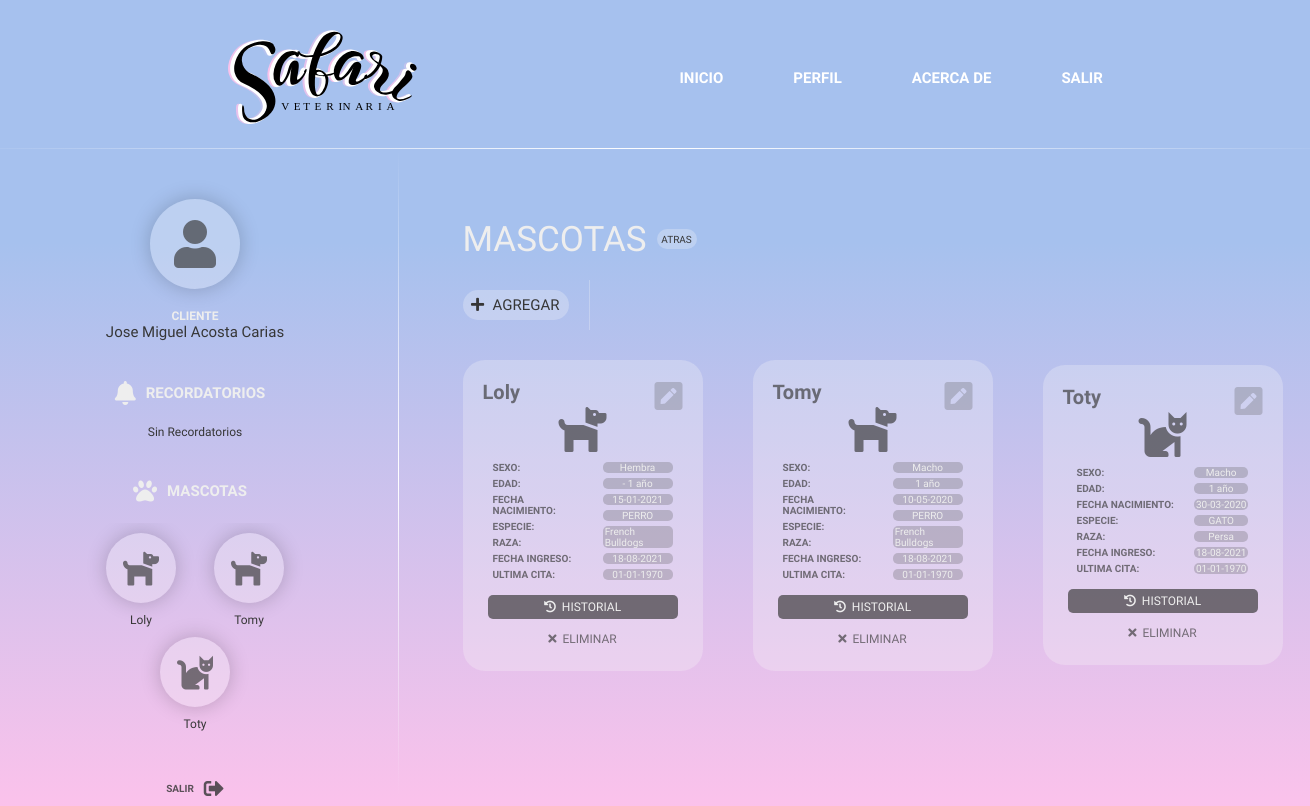
/Proyecto/modules/cliente/mascotas/mascotas.php (signed in), run on an earlier commit of the app's database.
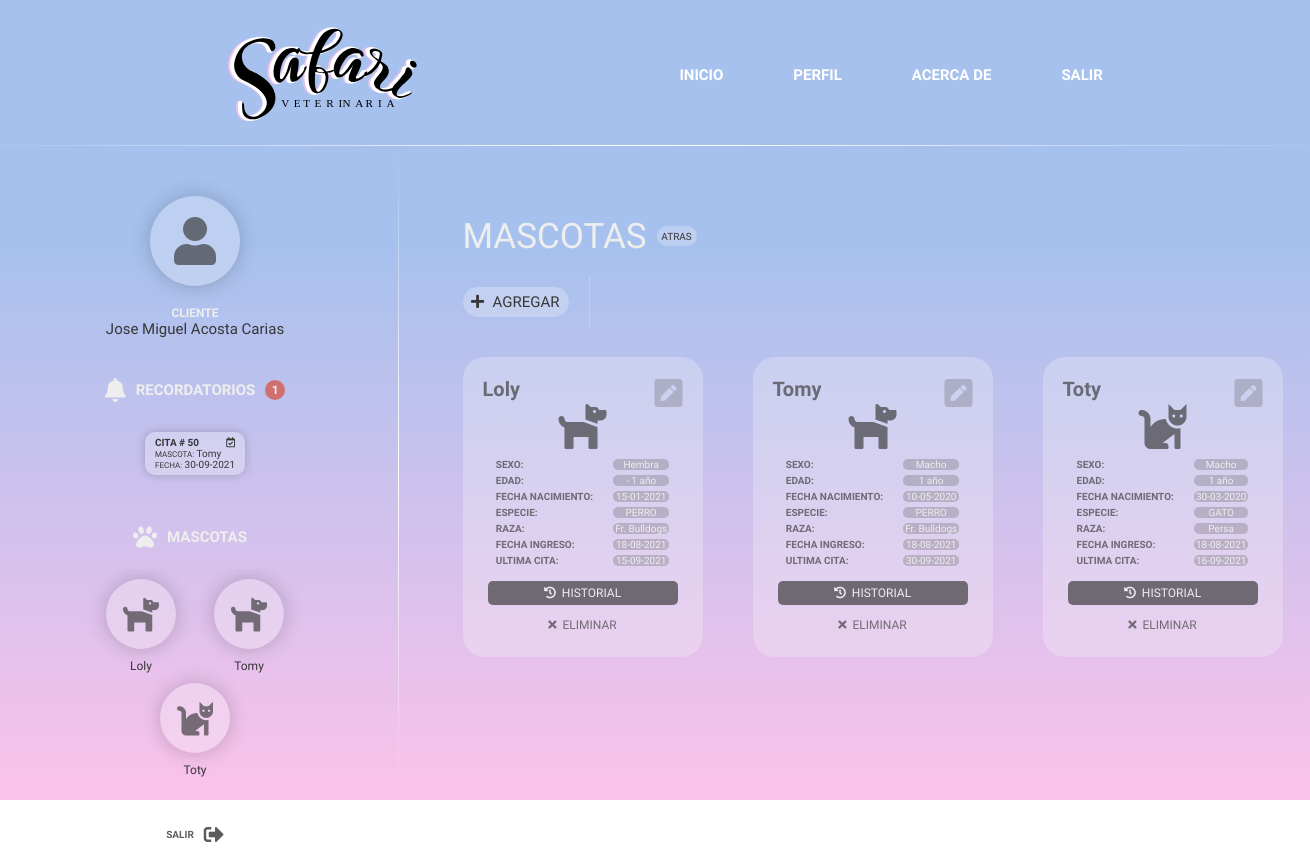
And on a later commit of the database.
### tables this page shows
CREATE TABLE `mascotas` (
  `Id_Mascota` int(6) NOT NULL,
  `Id_Cliente` int(6) NOT NULL,
  `Nombre_Mascota` varchar(15) NOT NULL,
  `Fecha_Mascota` date NOT NULL,
  `Edad_Mascota` int(2) GENERATED ALWAYS AS (year(current_timestamp()) - year(`Fecha_Mascota`)) VIRTUAL,
  `Sexo` varchar(10) NOT NULL,
  `Id_Especie` int(6) NOT NULL,
  `Id_Raza` int(6) NOT NULL,
  `Fecha_Registro` date DEFAULT current_timestamp()
);

CREATE TABLE `tipo_especies` (
  `Id_Especie` int(6) NOT NULL,
  `Tipo_Especie` varchar(25) NOT NULL
);

CREATE TABLE `razas` (
  `Id_Raza` int(6) NOT NULL,
  `Id_Especie` int(6) NOT NULL,
  `Nombre_Raza` varchar(50) NOT NULL
);

CREATE TABLE `citas` (
  `Id_Cita` int(10) NOT NULL,
  `Id_Cliente` int(6) NOT NULL,
  `Id_Mascota` int(6) NOT NULL,
  `Id_Veterinario` int(6) NOT NULL,
  `Fecha_Cita` date NOT NULL DEFAULT current_timestamp(),
  `Hora_Cita` time NOT NULL,
  `Motivo_Cita` varchar(200) NOT NULL,
  `Id_EstadoCita` int(6) DEFAULT 1
);

### Proyecto/modules/cliente/mascotas/mascotas.php (the view, shortened to what this page needs)
<!DOCTYPE html>
<html lang="en">
<head>
    <link rel="stylesheet" href="/Proyecto/statics/css/main.css" />
    <link rel="stylesheet" href="/Proyecto/statics/css/administrador/admin_Cliente/cliente.css">
    <link rel="stylesheet" href="https://use.fontawesome.com/releases/v5.15.1/css/all.css">
</head>
<body>
    <div class="fondo">
        <?php include("../../../includes/cliente_header.php") ?>
        <div class="main-user">
            <?php include("../../../includes/cliente_user.php") ?>
            <div class="contenedor">
                <div class="titulo-opcion">
                    <div class="motivo">MASCOTAS</div>
                    <div class="atras" onclick="location.href = '../cliente.php'">
                        ATRAS
                    </div>
                </div>
                <div class="botones">
                    <div class="boton verde" onclick="location.href = 'agregarMascotas.php'">
                        <div class="image">
                            <i class="fas fa-plus"></i>
                        </div>
                        <div class="texto">
                            AGREGAR
                        </div>
                    </div>
                </div>
                <div class="contenedor-mascotas">
                    <?php
                    include("../../conexion/conexion.php");
                    $idCliente = $_SESSION['idCliente'];
                    $query = "SELECT m.Nombre_Mascota, m.Sexo, m.Edad_Mascota, m.Fecha_Mascota, m.Id_Mascota, te.Tipo_Especie, m.Fecha_Registro, r.Nombre_Raza
                    FROM mascotas AS m, tipo_especies AS te, razas AS r
                    WHERE m.Id_Cliente = '$idCliente'
                    AND te.Id_Especie = m.Id_Especie
                    AND m.Id_Raza = R.Id_Raza
                    ";
                    $resultado = mysqli_query($conn, $query);
                    $cont = 0;
                    while ($row = mysqli_fetch_array($resultado)) { ?>
                        <div class="perfil-mascotas color-blanco-transparente">
                            <div class="titulo-mascotas">
                                <?php echo $row['Nombre_Mascota'] ?>
                            </div>
                            <div class="icono-mascotas">
                                <?php
                                switch ($_SESSION['especies'][$cont]) {
                                    case '1':
                                        echo "<i class='fas fa-dog fa-3x'></i>";
                                        break;
                                    case '2':
                                        echo "<i class='fas fa-cat fa-3x'></i>";
                                        break;
                                }
                                $cont = $cont + 1;
                                ?>
                            </div>
                            <div class="info-mascotas">
                                <div class="col-mascota identificador">
                                    <div>
                                        SEXO:
                                    </div>
                                    <div>
                                        EDAD:
                                    </div>
                                    <div>
                                        FECHA NACIMIENTO:
                                    </div>
                                    <div>
                                        ESPECIE:
                                    </div>
                                    <div>
                                        RAZA:
                                    </div>
                                    <div>
                                        FECHA
                                        INGRESO:
                                    </div>
                                    <div>
                                        ULTIMA
                                        CITA:
                                    </div>
                                </div>
                                <div class="col-mascota result">
                                    <div>
                                        <?php echo $row['Sexo'] ?>
                                    </div>
                                    <div>
                                        <?php
                                        switch ($row['Edad_Mascota']) {
                                            case 0:
                                                echo "- 1 año";
                                                break;
                                            case 1:
                                                echo "1 año";
                                                break;
                                        }
                                        ?>
                                    </div>
                                    <div>
                                        <?php
                                        $date = date("d-m-Y", strtotime($row['Fecha_Mascota']));
                                        echo $date;
                                        ?>
                                    </div>
                                    <div>
                                        <?php echo $row['Tipo_Especie'] ?>
                                    </div>
                                    <div>
                                        <?php echo $row['Nombre_Raza'] ?>
                                    </div>
                                    <div>
                                        <?php
                                        $date = date("d-m-Y", strtotime($row['Fecha_Registro']));
                                        echo $date ?>
                                    </div>
                                    <div>
                                        <?php
                                        $idMascota = $row['Id_Mascota'];
                                        $query2 = "SELECT Fecha_Cita
                                            FROM citas
                                            WHERE Id_Mascota = $idMascota
                                            ORDER BY Fecha_Cita DESC
                                            LIMIT 1";
                                        $resultado2 = mysqli_query($conn, $query2);
                                        $row2 = mysqli_fetch_array($resultado2);
                                        $date = date("d-m-Y", strtotime($row2['Fecha_Cita']));
                                        echo $date;
                                        ?>
                                    </div>
                                </div>
                            </div>
                            <div class="botones-mascotas">
                                <div class="boton-historial-mascotas color-secundario">
                                    <i class="fas fa-history"></i> &nbsp; HISTORIAL
                                </div>
                                <div class="boton-eliminar-mascotas color-rojo-hover">
                                    <i class="fas fa-times"></i> &nbsp; ELIMINAR
                                </div>
                            </div>
                            <div class="editar-mascota">
                                <i class="fas fa-pen-square fa-2x"></i>
                            </div>
                        </div>
                    <?php } ?>
                </div>
            </div>
        </div>
</body>
</html>

### Proyecto/includes/cliente_header.php (shortened to what this page needs)
<header>
        <div class="logo">
          <img src="/Proyecto/statics/img/Logo1.svg" alt="" />
        </div>
        <div class="navbar">
          <div class="content-navbar" onclick="location.href = '/Proyecto/index.php'">
            <a href="/Proyecto/index.php">INICIO</a>
          </div>
          <div class="content-navbar" onclick="">
            <a href="">PERFIL</a>
          </div>
          <div class="content-navbar" onclick="location.href = '/Proyecto/modules/administrador/administrador.php'">
            <a href="/Proyecto/modules/administrador/administrador.php">ACERCA DE</a>
          </div>
          <div class="content-navbar" onclick="location.href = '/Proyecto/modules/login.php'">
            <a href="/Proyecto/modules/login.php">SALIR</a>
          </div>
        </div>
</header>
<div class="linea-horizontal"></div>

### Proyecto/includes/cliente_user.php (shortened to what this page needs)
<div class="perfil">
    <div class="user-perfil">
        <div class="circulo color-blanco-transparente">
            <i class="fas fa-user fa-4x"></i>
        </div>
        <div class="info">
            <div class="puesto">CLIENTE</div>
            <div class="nombre"><?php echo $_SESSION['nombre'] ?></div>
        </div>
    </div>
    <?php
    $idCliente = $_SESSION['idCliente'];
    $query = "SELECT COUNT(Id_Cita) AS numeroCitas FROM citas WHERE Id_Cliente = $idCliente AND Id_EstadoCita = 1";
    $resultado = mysqli_query($conn, $query);
    $row = mysqli_fetch_array($resultado);
    ?>
    <div class="tarjetas">
        <div class="tarjeta-container">
            <div class="noti">
                <i class="fas fa-bell fa-2x"></i>
                <div class="tarjeta-tittle">RECORDATORIOS</div>
                <?php if ($row['numeroCitas'] > 0) { ?>
                    <div class="noti-circulo"><?php echo $row['numeroCitas'] ?></div>
                <?php } ?>
            </div>
            <div class="tarjeta-content notificaciones">
                <?php if ($row['numeroCitas'] == 0) { ?>
                    Sin Recordatorios
                <?php } ?>
                <?php
                $query = "SELECT c.Id_Cita, c.Fecha_Cita, m.Nombre_Mascota FROM citas AS c, mascotas AS m WHERE c.Id_Cliente = $idCliente AND c.Id_EstadoCita = 1 AND c.Id_Mascota = m.Id_Mascota
                ORDER BY c.Fecha_Cita ASC";
                $resultado = mysqli_query($conn, $query);
                while ($row = mysqli_fetch_array($resultado)) { ?>
                    <div class="notificacion"><span class="negrita">CITA # <?php echo $row['Id_Cita']; ?></span>
                        <div>
                            <span class="small">MASCOTA:</span>
                            <?php echo $row['Nombre_Mascota']; ?>
                        </div>
                        <div>
                            <span class="small">FECHA:</span>
                            <?php
                            $fechaCita = $row['Fecha_Cita'];
                            $formatoFecha = date('d-m-Y', strtotime($fechaCita));
                            echo $formatoFecha;
                            ?>
                        </div>
                        <div class="iconCita">
                            <?php echo "<i class='far fa-calendar-check'></i>" ?>
                        </div>
                    </div>
                <?php } ?>
            </div>
        </div>
        <div class="tarjeta-container">
            <div class="noti">
                <i class="fas fa-paw fa-2x"></i>
                <div class="tarjeta-tittle">MASCOTAS</div>
            </div>
            <div class="tarjeta-content">
                <?php for ($i = 0; $i < count($_SESSION['mascotas']); $i++) { ?>
                    <div class="mascota-main">
                        <div class="mascota-info">
                            <div class="mascota-perfil color-blanco-transparente color-secundario-hover">
                                <div class="mascota-imagen">
                                    <?php
                                    switch ($_SESSION['especies'][$i]) {
                                        case '1':
                                            echo "<i class='fas fa-dog fa-3x'></i>";
                                            break;
                                        case '2':
                                            echo "<i class='fas fa-cat fa-3x'></i>";
                                            break;
                                    }
                                    ?>
                                </div>
                            </div>
                            <div class="mascota-nombre">
                                <?php echo $_SESSION['mascotas'][$i] ?>
                            </div>
                        </div>
                    </div>
                <?php } ?>
            </div>
        </div>
    </div>
    <div class="salir" onclick="location.href = '/Proyecto/modules/login.php'">
        <div class="btn-salir-texto">
            SALIR
        </div>
        <i class="fas fa-sign-out-alt fa-2x"></i>
    </div>
</div>
<div class="linea">
</div>

### Proyecto/statics/css/administrador/admin_Cliente/cliente.css (style rules this page uses)
body { color: #363636; position: relative; }
.contenedor { width: 70%; height: 100%; }
.motivo { margin: 0; }
.titulo-opcion { width: auto; height: auto; margin-top: 70px; display: flex; align-items: center; flex-direction: row; }
.atras { cursor: pointer; margin-left: 10px; font-size: 10px; background-color: #f7f7f746; border-radius: 22px; display: flex; justify-content: center; align-items: center; width: 4em; height: 2em; transition: all 0.4s; }
.botones { display: flex; align-items: center; width: 100%; height: auto; margin: 20px 0 30px 0; position: relative; }
.image { width: 20px; height: 20px; display: flex; align-items: center; justify-content: center; margin: 0 5px 0 5px; }
.texto { margin-right: 10px; }
.boton { cursor: pointer; height: 30px; display: flex; justify-content: center; align-items: center; flex-direction: row; background-color: #f7f7f746; border-radius: 22px; font-size: 15px; transition: all 0.4s; margin-right: 20px; }

What changed in the data, as far as the page shows it:
added citas: Id_Cita "50", Id_Mascota.Nombre_Mascota "Tomy", Fecha_Cita "30-09-2021"
changed through a linked row, mascotas "Loly": Id_Raza.Nombre_Raza "French Bulldogs" → "Fr. Bulldogs"; citas.Fecha_Cita "01-01-1970" → "15-09-2021"
changed through a linked row, mascotas "Tomy": Id_Raza.Nombre_Raza "French Bulldogs" → "Fr. Bulldogs"; citas.Fecha_Cita "01-01-1970" → "30-09-2021"
computed for mascotas "Toty": citas.Fecha_Cita "01-01-1970" → "16-09-2021"
Also different on the page:
$row['numeroCitas']: (not shown) → "1"
text no longer shown: "Sin Recordatorios"
